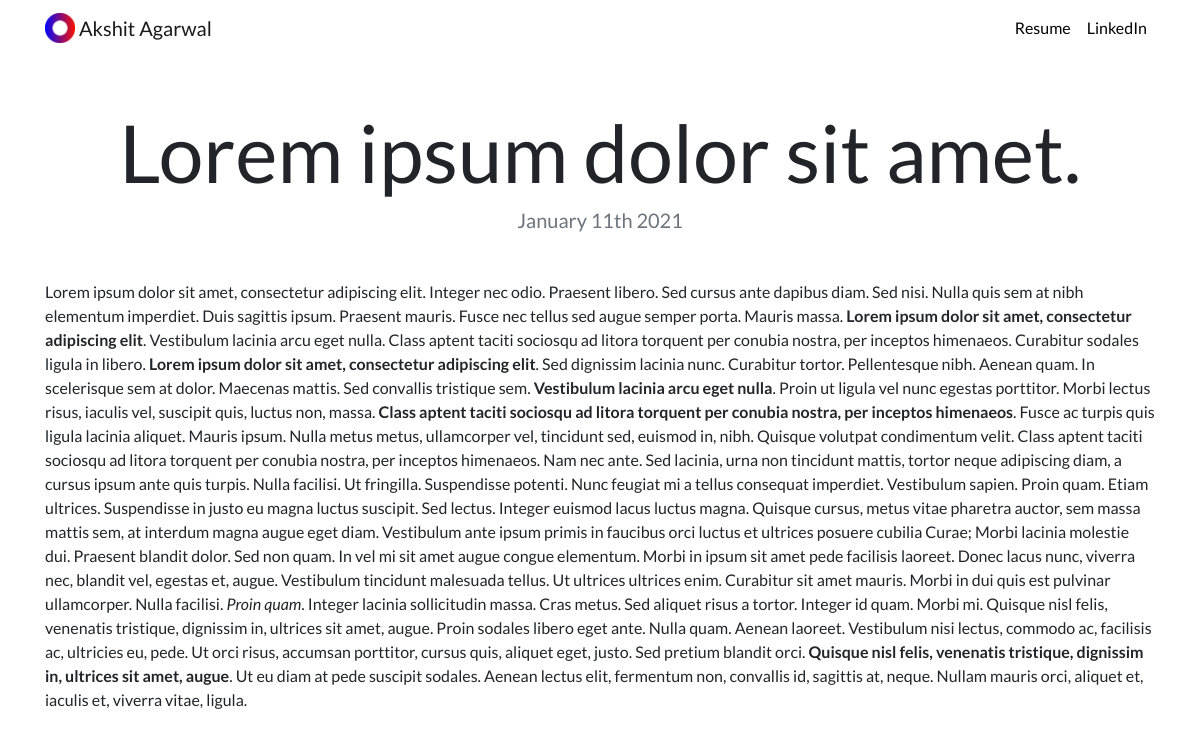
Page /blog/8/ on the committed database.
### blog/models.py (models this page shows, shortened)
class Blog(models.Model):
    title = models.CharField(max_length=200)
    description = models.TextField()
    date = models.DateField()

### blog/views.py (the view)
# urls.py: path('<int:blog_id>/', views.detail, name="detail"),
def detail(request, blog_id):
    blog = get_object_or_404(Blog,pk=blog_id)
    return render(request,'blog/detail.html',{'blog':blog})

### blog/templates/blog/detail.html
{% extends "portfolio/base.html" %}
{% load static %}
{% block content %}
<h1 class="text-center mt-5" id="blogdetailtitle">{{ blog.title }}</h1>
<h5 class="text-center text-muted mb-5">{{ blog.date|date:'F jS Y' }}</h5>
{{ blog.description|safe }}
{% endblock %}

### portfolio/static/portfolio/custom.css (style rules this page uses)
body { font-family: 'Lato', sans-serif; }
@media (min-width: 992px) { #blogdetailtitle { font-size: 5rem; } }

### rows in the picture
Blog: title "Lorem ipsum dolor sit amet.", date "January 11th 2021", description "Lorem ipsum dolor sit amet, consectetur adipiscing elit. Integer nec odio. Praesent libero. Sed cursus ante dapibus diam. Sed nisi. Nulla quis sem at nibh elementum imperdiet. Duis sagittis ipsum. Praesent mauris. Fusce nec tellus sed augue semper porta. Mauris massa. Lorem ipsum dolor sit amet, consectetur adipiscing elit . Vestibulum lacinia arcu eget nulla. Class aptent taciti sociosqu ad litora torquent per conubia nostra, per inceptos himenaeos. Curabitur sodales ligula in libero. Lorem ipsum dolor sit amet, consectetur adipiscing elit . Sed dignissim lacinia nunc. Curabitur tortor. Pellentesque nibh. Aenean quam. In scelerisque sem at dolor. Maecenas mattis. Sed convallis tristique…"
